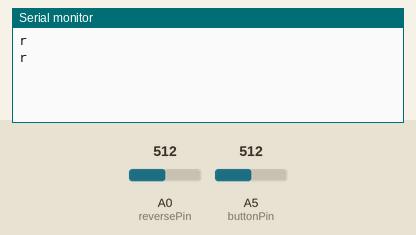
This sketch was run on a simulated Arduino Uno, built with avr-gcc and run on an emulated ATmega328P. Shown: the last lines printed to the serial monitor. The inputs (shaded band) are chosen by the test bench; at power-on: A0 (reversePin) = 512, A5 (buttonPin) = 512.

Above: at 1.2 s.
1.3 s: A0 (reversePin) set to 316
At 2.6 s:
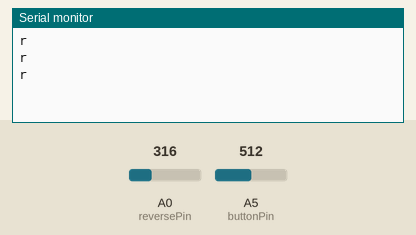
2.8 s: A0 (reversePin) set to 292
At 3.7 s:
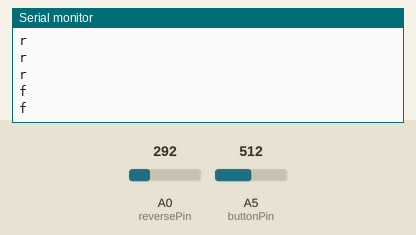

The sketch:

Subaru_arduino.ino
```cpp
// (licence header left out)
#include <dht.h>

const int BUTTON_INTERVAL = 100; //0.1 sec
const int TEMP_INTERVAL = 20000; // 20 seconds
const int REVERSING_INTERVAL = 1000; //1 sec

unsigned long lastTempTime = 0;
unsigned long lastReverseTime = 0;

const int reversePin = A0; // The input pin for reverse
const int buttonPin = A5; // The input pin for hard buttons

#define DHT11_PIN 3


/*
Hard pin stuff
*/
int sensorValue; // Current reading
int outputValue; // The reported reading
int lastValues[3] = { 0,0,0 }; // The last 3 readings

/**
Values for the various hardwart buttons. will depend on what resistors you have
in you button circuity.
*/

const int R_NO_BUTTON = 1008;

const int R_INFO = 670;
const int R_MENU = 538;
const int R_MAP = 200;
const int R_AV = 403;
const int R_MEDIA = 102;

const int R_RANGE = 15;

/* stop multiple presses of same button being sent*/
int old_r= R_NO_BUTTON;

/*
char messages sent over serial to the android raspi
*/

const char INFO = 'i';
const char MENU = 'm';
const char MAP = 'p';
const char AV = 'a';
const char MEDIA = 'e';

const char REVERSE = 'r'; //reverse
const char FORWARDS = 'f'; //forwards

const char TEMPERATURE = 't'; //reverse
const char HUMIDITY = 'h'; //forwards


char revState = FORWARDS;
char oldRevState = FORWARDS;

int revSensorValue; // Current reading on analog pin
const int REVERSE_THRESHOLD = 300;

const int REVERSE_RESEND_COUNT = 10;
int revSendCount = 0;


dht DHT;


void setup()
{
	Serial.begin(115200);

}

void loop()
{
	int hard_button_press = checkHardButtons();

	if (millis() - lastReverseTime >= REVERSING_INTERVAL) {
		checkReversing();
		lastReverseTime = millis();
	}

	if (millis() - lastTempTime >= TEMP_INTERVAL) {
		checkTempEtc();
		lastTempTime = millis();
	}
	/*
	if (Serial.peek() != -1) {
		do {
		  char inChar = (char)Serial.read();
		} while (Serial.peek() != -1);
	}
	*/
}

/*
Hardware buttons from the old system mounted in car.
5 buttons wired to single anaglog pin.
Got this debounce code and the wiring from
*/
int checkHardButtons() {
	// read the value from the sensor:
	sensorValue = analogRead(buttonPin);
	// Initialise variables for checks
	int i;
	int updateOutput = 1;
	// Loop through previous readings
	for (i = 0; i<3; i++) {
		// If this historic value doesn't match the current reading,
		// we will not update the output value
		if (lastValues[i] != sensorValue) {
			updateOutput = 0;
		}
		// Shift the array elements to make room for new value
		if (i>0) {
			lastValues[(i - 1)] = lastValues[i];
		}
	}
	// Update if needed
	if (updateOutput == 1) {
		outputValue = sensorValue;
	}
	// Append the new value
	lastValues[2] = sensorValue;
	// Debugging output
	//Serial.print(sensorValue);
	//Serial.print(" ");
	//Serial.println(outputValue);

	int  r = R_NO_BUTTON;

	if (outputValue >= R_INFO - R_RANGE && outputValue <= R_INFO + R_RANGE) {
		r = R_INFO;
	}
	else if (outputValue >= R_MENU - R_RANGE && outputValue <= R_MENU + R_RANGE) {
		r = R_MENU;
	}
	else if (outputValue >= R_MAP - R_RANGE && outputValue <= R_MAP + R_RANGE) {
		r = R_MAP;
	}
	else if (outputValue >= R_AV- R_RANGE && outputValue <= R_AV + R_RANGE) {
		r = R_AV;
	}
	else if (outputValue >= R_MEDIA - R_RANGE && outputValue <= R_MEDIA + R_RANGE) {
		r = R_MEDIA;
	}

	if (r != R_NO_BUTTON && r != old_r) {
		char c;
		switch (r) {
		case R_INFO:
			c = INFO;
			break;
		case R_MENU:
			c = MENU;
			break;
		case R_MAP:
			c = MAP;
			break;
		case R_AV:
			c = AV;
			break;
		case R_MEDIA:
			c = MEDIA;
			break;
		}
		// stop multiple presses of same button being sent
		old_r = r;
		Serial.print(c);
		Serial.print("\n");
	}

	return r;

}

/*
TODO
Will check whether in revserse (from old wiring harness) and activate USB camera.
Deactivate when not in reverse

A0 pin on a voltage divider and goes high, to ~5V, when pin from car port goes high to 12V.

*/
void checkReversing() {
	// read the value from the sensor:
	revSensorValue = analogRead(reversePin);

	if (revSensorValue > REVERSE_THRESHOLD) {
		revState = REVERSE;
	}
	else {
		revState = FORWARDS;
	}

	if (revState != oldRevState) {
		Serial.print(revState);
		Serial.print("\n");
		oldRevState = revState;
		revSendCount = 0;
	}

	if (revSendCount < REVERSE_RESEND_COUNT) {
		Serial.print(revState);
		Serial.print("\n");
		revSendCount++;
	}

}

/*
Will check external ambient temp. Will probaly just use a new sensor,
but there is one in car somewhere (from olf system) which could presumeably be accessed from harness.
*/
void checkTempEtc() {

	int chk = DHT.read11(DHT11_PIN);
	Serial.print('t');
	Serial.print(DHT.temperature);
	Serial.print('h');
	Serial.print(DHT.humidity);
	Serial.print("\n");

}
```

Measured:
- the behaviour switches between 301 and 300 on A0 (reversePin) (found by bisection; images 1 and 2)
- after the input at 2.8 s, the serial monitor: prints a new line after 0.20 s (image 2)
